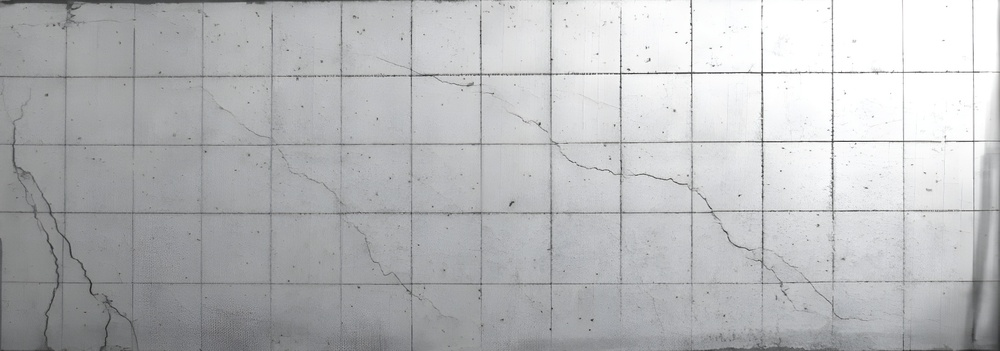
#> input picture references/sample-D-1700.jpg, 1000 x 351 px, shrunk from 2136 x 750 before the run
$ python -i crack_analysis.py   (imports and definitions only)   (older library calls are emulated)
#> lines starting #> are read from the running program, lines starting #| are printed output that depends on the picture
from __future__ import division, print_function, absolute_import

import numpy as np
import matplotlib.pyplot as plt

from skimage import morphology, feature, measure, exposure, filters, color
from scipy import ndimage as ndi
import imageio.v2 as imageio


BLUE = '#00b8e6'
DARKBLUE = '#00343f'
RED = '#ff5983'
DARKRED = '#7a023c'
YELLOW = '#ffe957'
DARKYELLOW = '#f29f3f'
GREEN = '#61ff69'
DARKGREEN = '#0b6e48'
GRAY = '#cccccc'

class CrackAnalyse(object):
    # [111 lines left out: function __init__, not called in this run]

    def get_prediction(self):
        return self.img

    # [5 lines left out: function get_width_map_interior, not called in this run]

    def get_segmentation(self):
        return self.img_sgt

    def get_skeleton(self):
        return ndi.grey_dilation(self.img_skl, size=2)

    def get_crack_lens(self):
        return self.crack_lens

    def get_crack_wids(self):
        return self.crack_max_wids

    # [14 lines left out: functions get_crack_max_width_mm, get_crack_mean_width_mm, get_crack_length_mm, not called in this run]

    def get_crack_max_length_mm(self):
        lengths_mm = [np.sqrt((c['dx']*self.sfx)**2 + (c['dy']*self.sfy)**2) for c in self.cracks_info]
        return max(lengths_mm)

    def get_crack_length(self):
        return np.sum(self.crack_lens)

    def get_crack_max_width(self):
        return np.max(self.crack_max_wids)

    def get_crack_mean_width(self):
        return np.sum(self.img_bnr) / np.sum(self.crack_lens)

    def get_ratio(self):
        return self.ratio

class Edge_Detector(object):
    def __init__(self, original_image):
        img_gray = color.rgb2gray(original_image)
        self.img_gray = img_gray

    def get_edges(self, detector='sobel'):
        if detector == 'sobel':
            img = filters.sobel(self.img_gray)
        elif detector == 'canny1':
            img = feature.canny(self.img_gray, sigma=1)
        elif detector == 'canny3':
            img = feature.canny(self.img_gray, sigma=3)
        elif detector == 'scharr':
            img = filters.scharr(self.img_gray)
        elif detector == 'prewitt':
            img = filters.prewitt(self.img_gray)
        elif detector == 'roberts':
            img = filters.roberts(self.img_gray)
        return img

# [21 lines left out: function Hilditch_skeleton, not called in this run]


# [26 lines of commented-out code are left out]

>>> import cv2
>>> picture = cv2.cvtColor(cv2.imread('references/sample-D-1700.jpg'), cv2.COLOR_BGR2RGB)
>>> result = Edge_Detector(picture).get_edges()
#> in get_edges, `img = filters.sobel(self.img_gray)`:
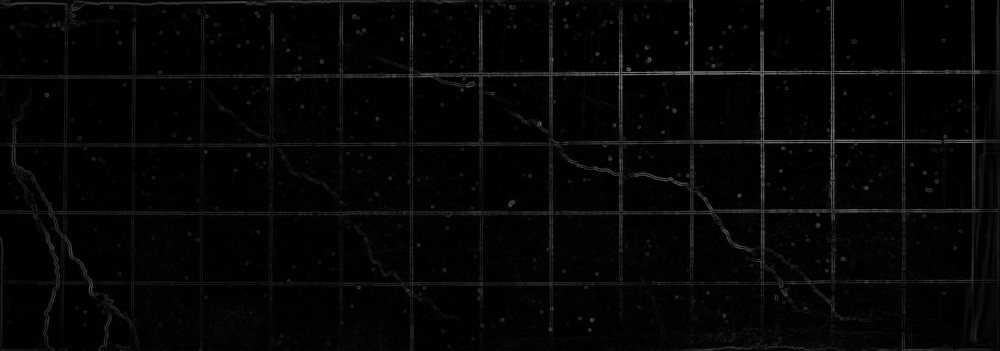
#> img: shape (351, 1000) float64; min 0, max 0.509, mean 0.0234

$ run again, on references/sample-D-868.jpg
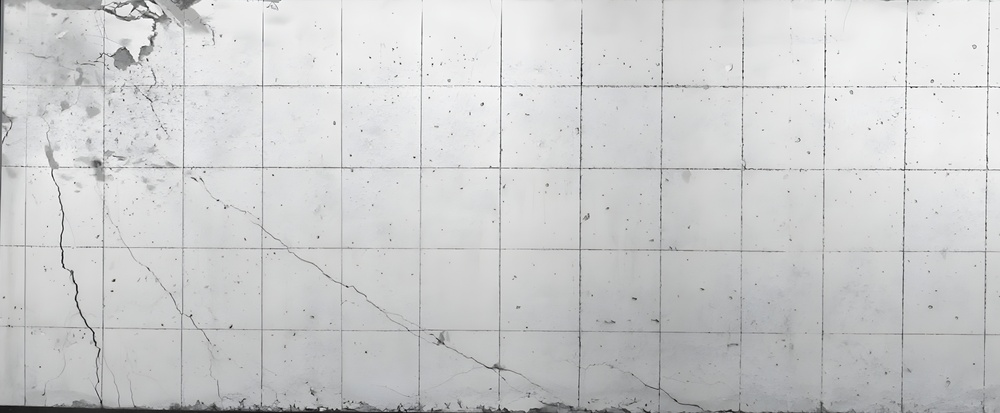
#> input picture references/sample-D-868.jpg, 1000 x 413 px, shrunk from 2996 x 1236 before the run
#> in get_edges, `img = filters.sobel(self.img_gray)`:
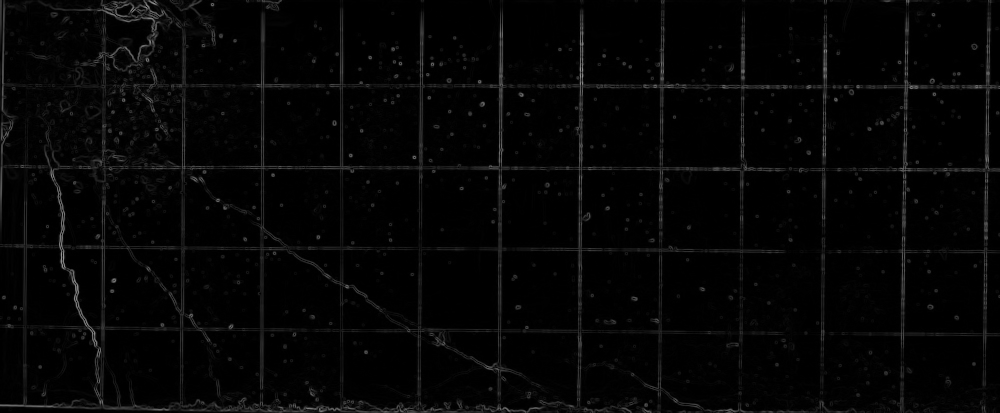
#> img: shape (413, 1000) float64; min 0, max 0.587, mean 0.0226

$ run again, on references/sample_B_scaled2.jpg
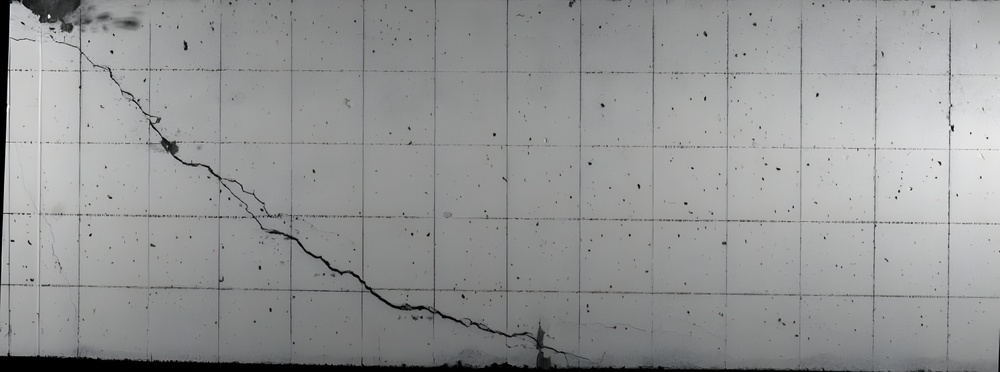
#> input picture references/sample_B_scaled2.jpg, 1000 x 372 px, shrunk from 2042 x 760 before the run
#> in get_edges, `img = filters.sobel(self.img_gray)`:
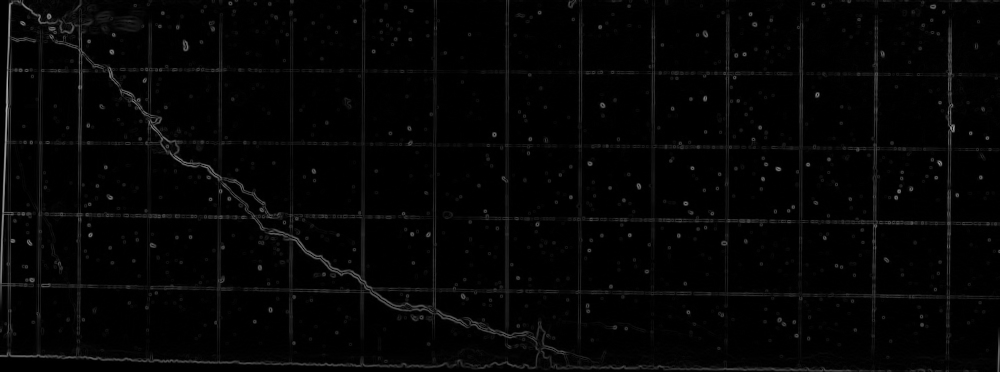
#> img: shape (372, 1000) float64; min 0, max 0.688, mean 0.0205

$ run again, on references/sample_C_scaled2.jpg
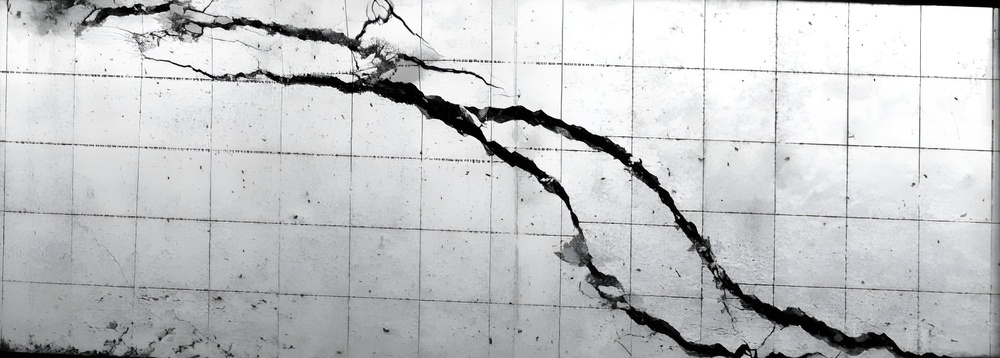
#> input picture references/sample_C_scaled2.jpg, 1000 x 358 px, shrunk from 1906 x 682 before the run
#> in get_edges, `img = filters.sobel(self.img_gray)`:
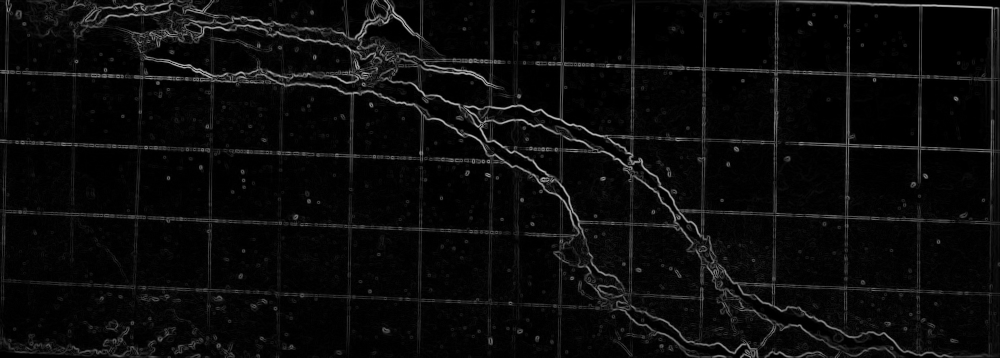
#> img: shape (358, 1000) float64; min 0, max 0.738, mean 0.0447
